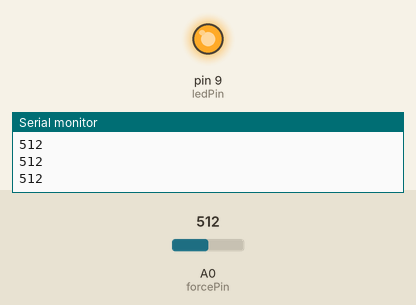
Simulated run of this sketch. Board: Arduino Uno, built with avr-gcc and run on an emulated ATmega328P. Shown: output pins drawn as LEDs (lit = HIGH), the last lines printed to the serial monitor. Inputs (shaded band) come from the test bench; at power-on: A0 (forcePin) = 512. Random numbers use the default seed unless the sketch sets one.

Above: at 1.2 s.
1.3 s: A0 (forcePin) set to 204
2.8 s: A0 (forcePin) set to 173
At 4.0 s:
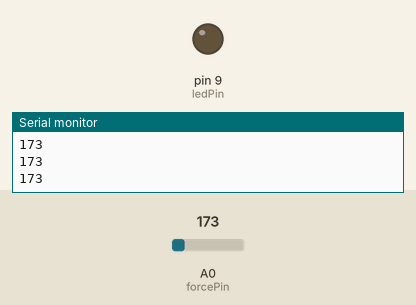
4.3 s: A0 (forcePin) set to 306
At 5.1 s:
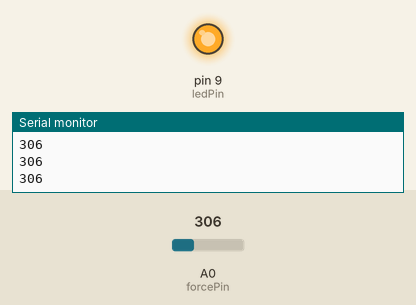
5.8 s: A0 (forcePin) set to 122
At 6.3 s:
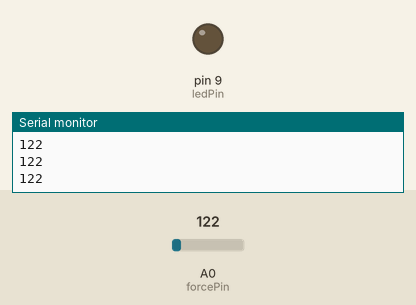
Timing chart, 0 to 8.3 s (numbered marks = the images above; inputs shaded):
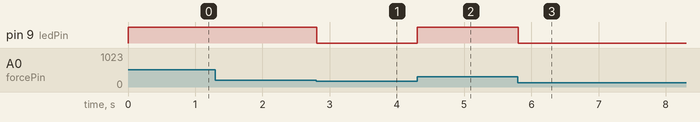

Measured:
- the behaviour switches between 188 and 187 on A0 (forcePin) (found by bisection; images 0 and 1)
- after the input at 2.8 s, pin 9 (ledPin): HIGH → LOW at once
- after the input at 4.3 s, pin 9 (ledPin): LOW → HIGH at once
- after the input at 5.8 s, pin 9 (ledPin): HIGH → LOW at once

The sketch:

StackGame03.ino
```cpp
/*積み上げゲームをつくろう その3
   内容
   閾値を超えると，LEDが点灯する
   ルール:容器にビー玉を交互に入れて，LEDが光ったら負け
*/

const int ledPin = 9; // LEDを9ピンに接続
const int forcePin = A0; // 圧力センサをアナログ0ピンに接続
int force = 0; // 圧力センサが計測する力
int limit; // LEDが点灯する時の圧力センサの値

// 初期設定:最初に1回だけ実行する
void setup() {
  Serial.begin(9600); // シリアルポートの設定
  pinMode(ledPin, OUTPUT); // LEDを出力に設定
  limit = random(180,230); // 180~229の間でランダムに決定しLEDが点灯する圧力を変える
}

// ずっと繰り返し実行する
void loop() {
  force = analogRead(forcePin); // アナログピン0番から値を読み取る．
  Serial.println(force); // シリアルポートにforce出力する．printlnは改行あり
  if(force > limit){ // forceがlimitより大きい場合
    digitalWrite(ledPin, HIGH); // LEDを点灯
  }else{ // 小さい場合
    digitalWrite(ledPin, LOW); // LEDを消灯
  }
  delay(10); // 10ms（00.1秒）待つ
}
```
